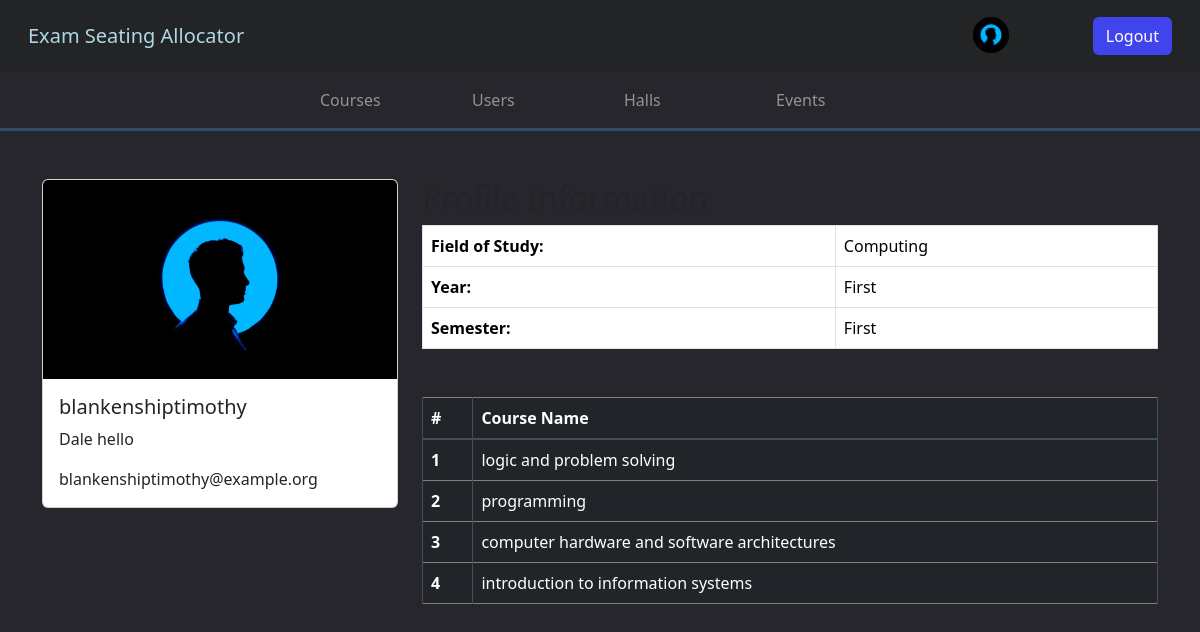
The app's page /show_student_info/456 (signed in) with its own data.
### api/models.py (models this page shows)
class User(AbstractUser):
    user_type = models.CharField(max_length=20, choices=USER_TYPES)
    user_image = models.ImageField(
        upload_to="Users",
    )
    groups = models.ManyToManyField(Group, related_name="api_users")
    user_permissions = models.ManyToManyField(Permission, related_name="api_users")

class Student(models.Model):
    user = models.OneToOneField(User, on_delete=models.CASCADE)
    fieldofstudy = models.CharField(
        max_length=20, choices=FIELDOFSTUDY, default="computing"
    )
    year = models.CharField(max_length=20, choices=YEAR, default="first")
    semester = models.CharField(max_length=20, choices=SEMESTER, default="first")
    courses = models.ManyToManyField(Course, related_name="students")
    section = models.CharField(max_length=20, blank=True)

class Course(models.Model):
    name = models.CharField(max_length=100)
    fieldofstudy = models.CharField(
        max_length=20, choices=FIELDOFSTUDY, default="computing"
    )
    year = models.CharField(max_length=20, choices=YEAR, default="first")
    semester = models.CharField(max_length=20, choices=SEMESTER, default="first")

### api/views.py (the view)
@user_passes_test(is_admin, login_url="login_page")
def show_student_info(request, id):
    allocation = Allocation.objects.get(id=id)
    student_info = allocation.student
    user_info = student_info.user
    courses = student_info.courses.all()
    context = {
        "homeurl": "admin_home",
        "student_info": student_info,
        "user_info": user_info,
        "courses": courses,
    }
    return render(request, "viewUserInfo.html", context)

### api/views.py (called while the page is built)
def is_admin(user):
    return user.groups.filter(name="RTEs").exists()

### api/templates/viewUserInfo.html (shortened to what this page needs)
{%extends "base.html"%} {%block start%}
<div class="container mt-5">
  <div class="row">
    <div class="col-md-4">
      <div class="card">
        <img
          src="/media/{{user_info.user_image}}"
          class="card-img-top"
          alt="Profile Image"
        />
        <div class="card-body">
          <h5 class="card-title">{{ user_info.username }}</h5>
          <p class="card-text">
            {{ user_info.first_name }} {{ user.last_name }}
          </p>
          <p class="card-text">{{ user_info.email }}</p>
        </div>
      </div>
    </div>
    {%if user_info.user_type == "student"%}
    <div class="col-md-8">
      <h2>Profile Information</h2>
      <table class="table table-bordered">
        <tbody>
          <tr>
            <th>Field of Study:</th>
            <td>{{ student_info.fieldofstudy|title }}</td>
          </tr>
          <tr>
            <th>Year:</th>
            <td>{{ student_info.year|title }}</td>
          </tr>
          <tr>
            <th>Semester:</th>
            <td>{{ student_info.semester|title }}</td>
          </tr>
        </tbody>
      </table>
      <table
        class="table table-dark table-bordered mt-5"
        style="border-width: 4px; border-color: grey"
      >
        <thead>
          <tr>
            <th scope="col">#</th>
            <th scope="col">Course Name</th>
          </tr>
        </thead>
        <tbody>
          {%for course in courses%}
          <tr>
            <th scope="row">{{forloop.counter}}</th>
            <td>{{course.name}}</td>
          </tr>
          {%endfor%}
        </tbody>
      </table>
    </div>
    {%endif%}
  </div>
</div>
{%endblock%}

### api/templates/base.html (shortened to what this page needs)
<!DOCTYPE html>
<html>
  <head>
    {% load static %}
    <link
      rel="stylesheet"
      type="text/css"
      href="{% static 'myapp/Styles/base' %}.css"
    />
    <link rel="stylesheet" href="https://maxcdn.bootstrapcdn.com/bootstrap/4.5.2/css/bootstrap.min.css">
    <link
      href="https://cdn.jsdelivr.net/npm/bootstrap@5.3.1/dist/css/bootstrap.min.css"
      rel="stylesheet"
    />
  </head>
  <body style="background-color:#27262C;">
    <nav class="navbar dark p-3 " style="background:#222426">
      <div class="container-fluid">
        <a href="{% if homeurl == "login_page" %} /
        {%else%}
        /{{homeurl}}/
        {%endif%}" class="navbar-brand" style="color:lightblue">Exam Seating Allocator</a>
        <form class="d-flex" role="search">
          {%if request.user.is_authenticated%}
              <a class="nav-link" href="/{{homeurl}}/" >
                  <img src="/media/{{user.user_image}}" alt="Profile Picture" class = "navProfile" >
              </a>
          <a href="/logout/" class="btn" style="background:#4044ED; color:white;" type="submit">Logout</a>
          {%endif%}
        </form>
      </div>
    </nav>
    {% if homeurl == "admin_home" %}
    <nav class="navbar navbar-expand-md navbar-dark" style="border-style: none none solid none; border-color: #2C4D6F;">
        <div class="container">
          <div class="collapse navbar-collapse" id="navbarNavDropdown">
            <ul class="navbar-nav mx-auto">
              <li class="nav-item">
                <a class="nav-link mx-3 {%if page_url%}{%if page_url == "course"%}active{%endif%}{%endif%}" aria-current="page" href="/view_courses/">Courses</a>
              </li>
              <li class="nav-item">
                <a class="nav-link mx-3 {%if page_url%}{%if page_url == "user"%}active{%endif%}{%endif%}" href="/view_users/">Users</a>
              </li>
              <li class="nav-item">
                <a class="nav-link mx-3 {%if page_url%}{%if page_url == "hall"%}active{%endif%}{%endif%}" href="/view_halls/">Halls</a>
              </li>
              <li class="nav-item">
                <a class="nav-link mx-3 {%if page_url%}{%if page_url == "event"%}active{%endif%}{%endif%}" href="/admin_events_view/">Events</a>
              </li>
            </ul>
          </div>
        </div>
      </nav>
      {%endif%}
    {% block start %} {% endblock %}
  </body>
</html>

### static/myapp/Styles/base.css (style rules this page uses)
.navProfile { width: 36px; height: 36px; object-fit: cover; border-radius: 50%; margin-right: 20px; }
@media screen and (min-width: 777px) { .nav-link { padding: 18px 0; min-width: 120px; } }
@media screen and (min-width: 777px) { .navbar { padding: 0; } }

### records on screen
User: user_image (placeholder picture), last_name "hello"
User: user_image (placeholder picture), username "blankenshiptimothy", first_name "Dale", email "blankenshiptimothy@example.org"
Student: fieldofstudy "Computing", year "First", semester "First"
Course: name "logic and problem solving"
Course: name "programming"
Course: name "computer hardware and software architectures"
Course: name "introduction to information systems"
